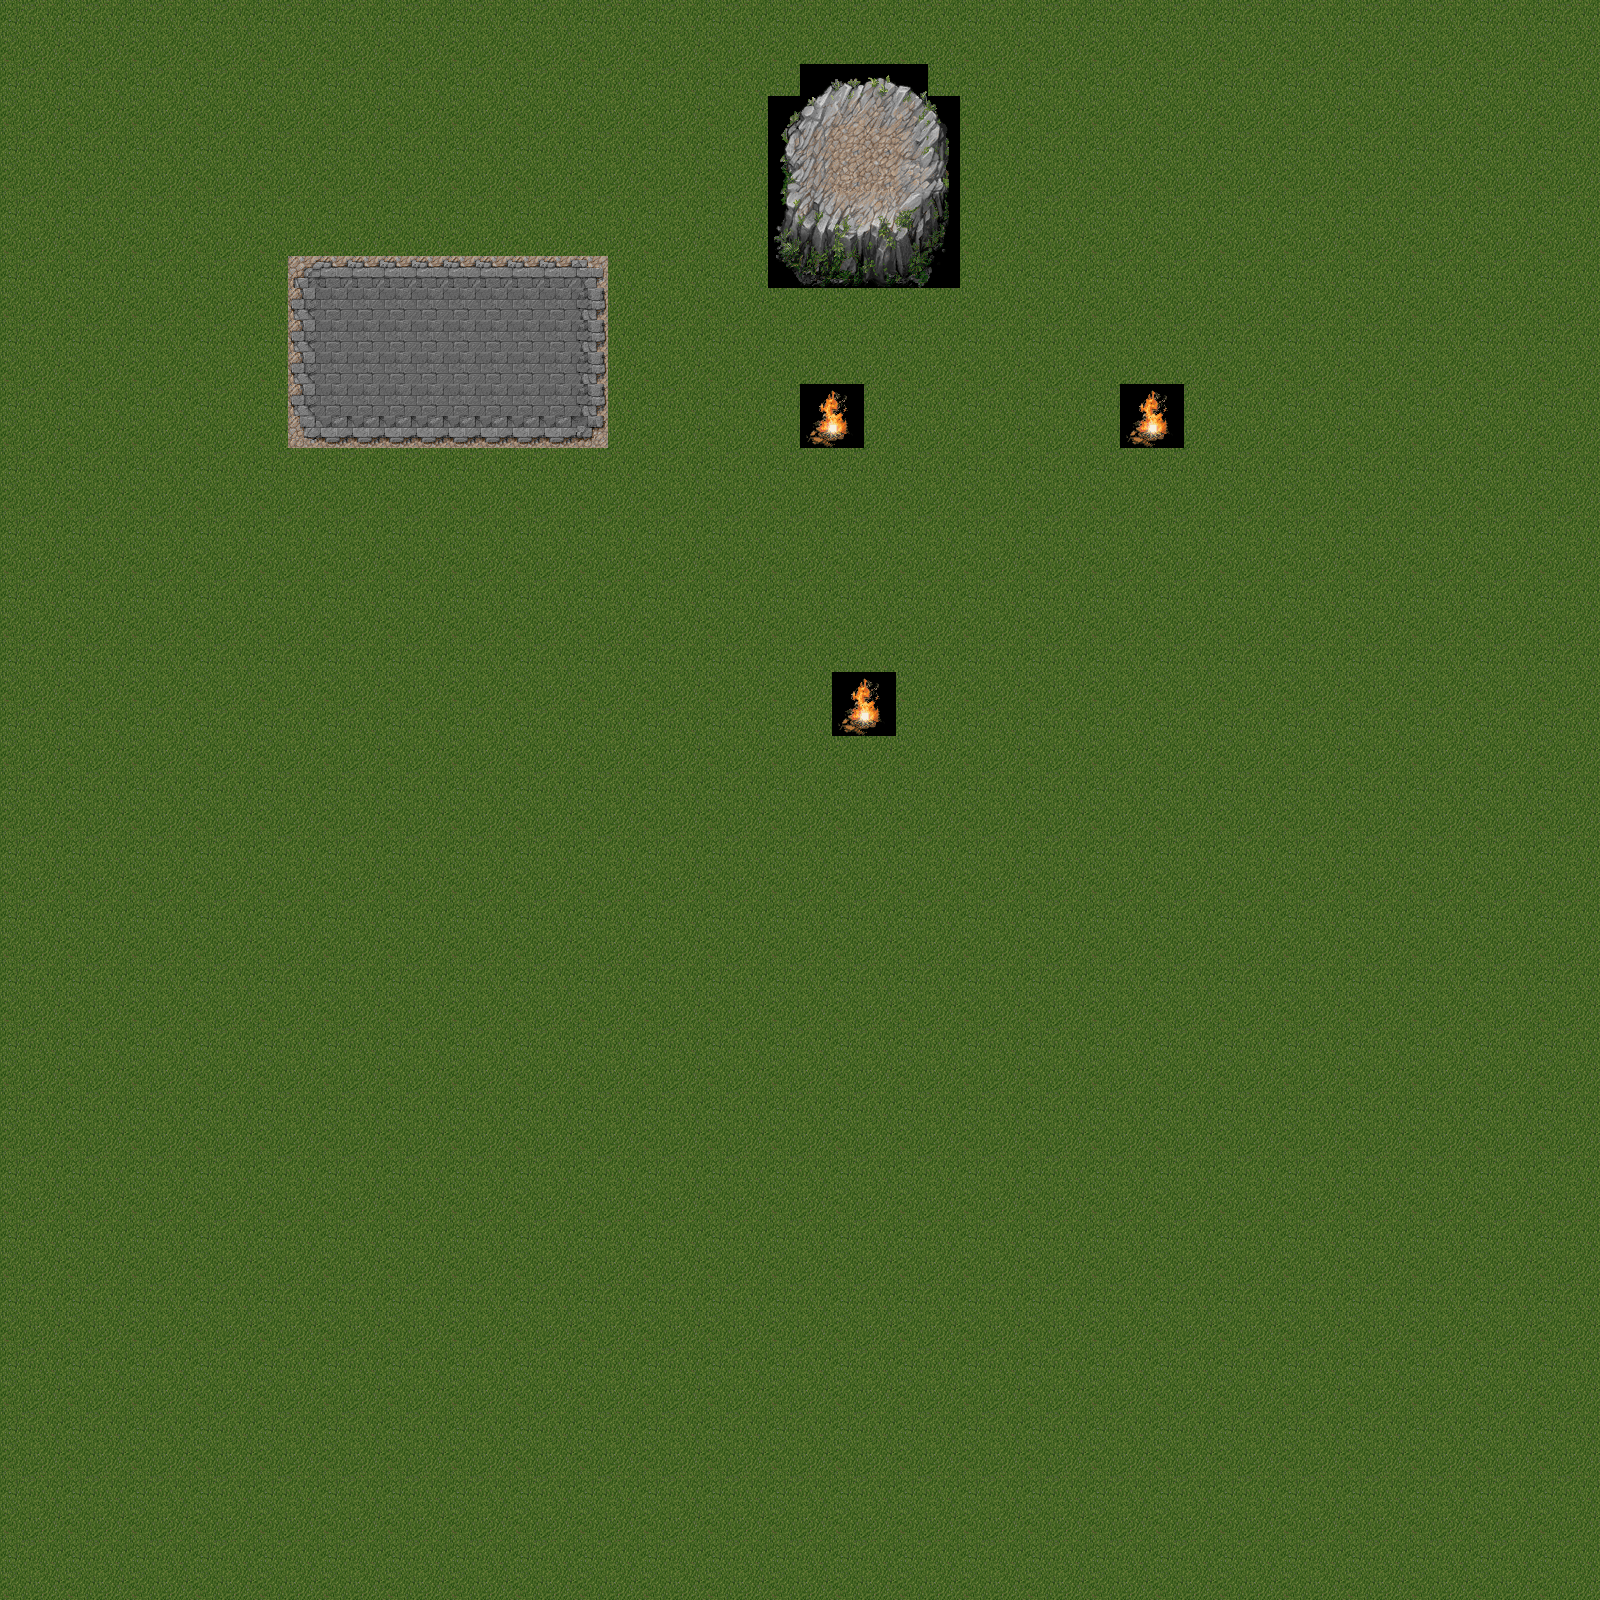

A 2D game scene composited from a Tiled map and its tileset images. What follows is a short description and the map's XML, with each tile layer's data collapsed to a summary:
An orthogonal 50x50 tile map with 32x32 px tiles, 1 tile layer (Tile Layer 1).

<map version="1.0" orientation="orthogonal" width="50" height="50" tilewidth="32" tileheight="32">
 <tileset firstgid="1" name="mountains" tilewidth="32" tileheight="32">
  <image source="mountain_landscape_23.png" width="512" height="512" />
  <tile id="1">
   <properties>
    <property name="blocked" value="" />
   </properties>
  </tile>
  <tile id="2">
   <properties>
    <property name="blocked" value="" />
   </properties>
  </tile>
  <tile id="3">
   <properties>
    <property name="blocked" value="" />
   </properties>
  </tile>
  <tile id="4">
   <properties>
    <property name="blocked" value="" />
   </properties>
  </tile>
  <tile id="16">
   <properties>
    <property name="blocked" value="" />
   </properties>
  </tile>
  <tile id="17">
   <properties>
    <property name="blocked" value="" />
   </properties>
  </tile>
  <tile id="18">
   <properties>
    <property name="blocked" value="" />
   </properties>
  </tile>
  <tile id="20">
   <properties>
    <property name="blocked" value="" />
   </properties>
  </tile>
  <tile id="21">
   <properties>
    <property name="blocked" value="" />
   </properties>
  </tile>
  <tile id="32">
   <properties>
    <property name="blocked" value="" />
   </properties>
  </tile>
  <tile id="37">
   <properties>
    <property name="blocked" value="" />
   </properties>
  </tile>
  <tile id="48">
   <properties>
    <property name="blocked" value="" />
   </properties>
  </tile>
  <tile id="53">
   <properties>
    <property name="blocked" value="" />
   </properties>
  </tile>
  <tile id="64">
   <properties>
    <property name="blocked" value="" />
   </properties>
  </tile>
  <tile id="69">
   <properties>
    <property name="blocked" value="" />
   </properties>
  </tile>
  <tile id="80">
   <properties>
    <property name="blocked" value="" />
   </properties>
  </tile>
  <tile id="85">
   <properties>
    <property name="blocked" value="" />
   </properties>
  </tile>
  <tile id="96">
   <properties>
    <property name="blocked" value="" />
   </properties>
  </tile>
  <tile id="97">
   <properties>
    <property name="blocked" value="" />
   </properties>
  </tile>
  <tile id="98">
   <properties>
    <property name="blocked" value="" />
   </properties>
  </tile>
  <tile id="99">
   <properties>
    <property name="blocked" value="" />
   </properties>
  </tile>
  <tile id="100">
   <properties>
    <property name="blocked" value="" />
   </properties>
  </tile>
  <tile id="101">
   <properties>
    <property name="blocked" value="" />
   </properties>
  </tile>
  <tile id="116">
   <properties>
    <property name="blocked" value="" />
   </properties>
  </tile>
  <tile id="117">
   <properties>
    <property name="blocked" value="" />
   </properties>
  </tile>
  <tile id="132">
   <properties>
    <property name="blocked" value="" />
   </properties>
  </tile>
  <tile id="133">
   <properties>
    <property name="blocked" value="" />
   </properties>
  </tile>
 </tileset>
 <layer name="Tile Layer 1" width="50" height="50">
  <data>[2500 cells, 2500 non-empty, 57 distinct tile ids]</data>
 </layer>
</map>
